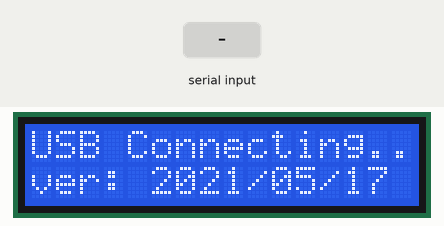
This sketch was run on a simulated Arduino Uno, built with avr-gcc and run on an emulated ATmega328P. Parts: 16×2 character LCD. The inputs (shaded band) are chosen by the test bench.

Above: at 1.3 s.
1.4 s: byte 29 (29) received over Serial
At 2.5 s:
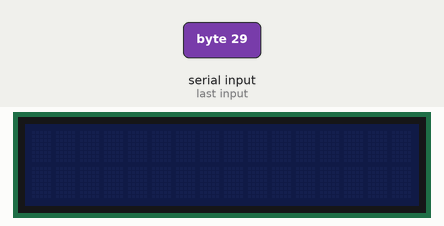
2.9 s: byte 23 (23) received over Serial
4.4 s: byte 28 (28) received over Serial
At 4.8 s:
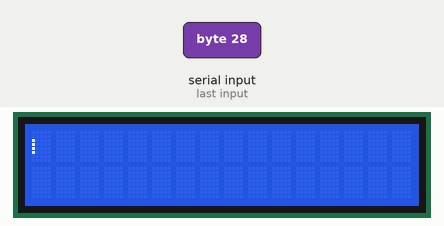
5.9 s: byte 24 (24) received over Serial
At 7.1 s:
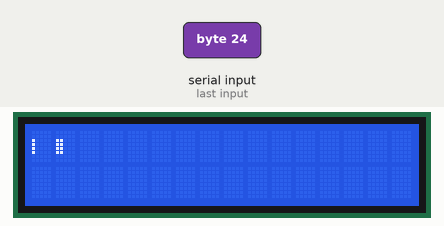
7.4 s: byte 25 (25) received over Serial
At 8.3 s:
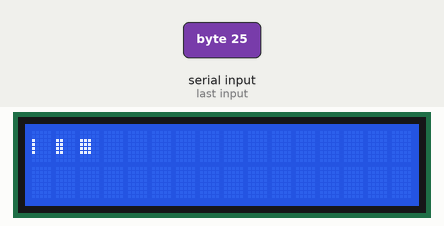
8.9 s: byte 26 (26) received over Serial
At 9.4 s:
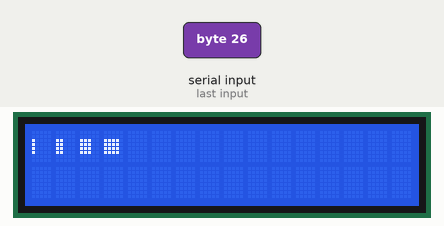
Timing chart, 0 to 11.4 s (numbered marks = the images above; inputs shaded):
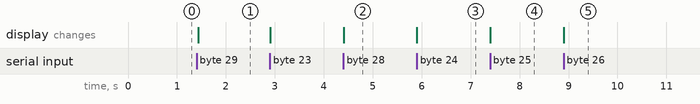

The sketch:

OpenInfo_LCD_Arduino.ino
```cpp
#include <Wire.h>
#include "LiquidCrystal_I2C.h"
// https://github.com/fdebrabander/Arduino-LiquidCrystal-I2C-library

#define MAX_COL 16
#define MAX_ROW 2

byte myCHAR0[8] = { B00000, B00000, B10000, B10000, B10000, B10000, B00000, B00000};
byte myCHAR1[8] = { B00000, B00000, B11000, B11000, B11000, B11000, B00000, B00000};
byte myCHAR2[8] = { B00000, B00000, B11100, B11100, B11100, B11100, B00000, B00000};
byte myCHAR3[8] = { B00000, B00000, B11110, B11110, B11110, B11110, B00000, B00000};
byte myCHAR4[8] = { B00000, B00000, B11111, B11111, B11111, B11111, B00000, B00000};

LiquidCrystal_I2C lcd(0x27, MAX_COL, MAX_ROW);
int inByte = 0;
int inLine = 0;
bool Flag_Ready = false;
char ver[20]= "2021/05/17";

void setup(){
  Serial.begin(9600);

  lcd.begin();
  lcd.createChar(0, myCHAR0);
  lcd.createChar(1, myCHAR1);
  lcd.createChar(2, myCHAR2);
  lcd.createChar(3, myCHAR3);
  lcd.createChar(4, myCHAR4);

	lcd.backlight();
  lcd.setCursor(0, 0);
	lcd.print("USB Connecting..");

  while (!Serial) {;}
  ChangeLine();
  lcd.print("USB Ready");
  ChangeLine();
  ChangeLine();
  lcd.print("ver: ");
  lcd.print(ver);
  Flag_Ready = true;
}

void loop(){
  if (Serial.available() > 0) {
    if(Flag_Ready) {
      Flag_Ready = false;
      Clear();
    }

    inByte = Serial.read();
    delay(1);
    if(inByte=='\n'){ ChangeLine();}
    else if(inByte=='*'){ Clear();}
    else if(inByte=='\''){ lcd.print(char(223));}
    else if(inByte=='#'){ ChangeLine();}
    else if(inByte==28){ lcd.backlight();}
    else if(inByte==29){ lcd.noBacklight();}
    else if(inByte==30){ ChangeLine();}
    else if(inByte==31){ Clear();}
    else if(inByte==23){ lcd.write(byte(0));}
    else if(inByte==24){ lcd.write(byte(1));}
    else if(inByte==25){ lcd.write(byte(2));}
    else if(inByte==26){ lcd.write(byte(3));}
    else if(inByte==27){ lcd.write(byte(4));}

    else{lcd.print(char(inByte));}
  }
}

void ChangeLine(){
  inLine++;
  if(inLine >= MAX_ROW) inLine=0;
  lcd.setCursor(0, inLine);
}

void Clear(){
  for(int i=0; i<MAX_ROW; i++){
    lcd.setCursor(0, i);
    for(int j=0; j<MAX_COL; j++){
      lcd.print(" ");
    }
  }
  lcd.setCursor(0, 0);
  inLine=0;
}
```

Measured:
- after the input at 1.4 s, the display: first changes at once (image 1 shows a later state)
- after the input at 4.4 s, the display: changes at once (image 2)
- after the input at 5.9 s, the display: changes at once (image 3)
- after the input at 7.4 s, the display: changes at once (image 4)
- after the input at 8.9 s, the display: changes at once (image 5)
